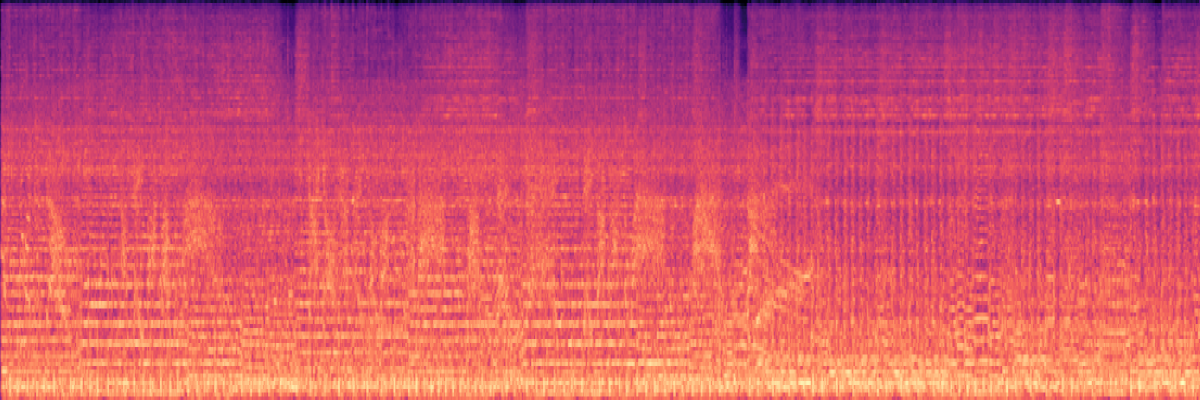
#> input picture out/mel-specs/106199.png, 2400 x 800 px (shown at 1/2 size); its folder holds only this picture in this run
$ python mel-spec.py   (older library calls are emulated)
#> lines starting #> are read from the running program, lines starting #| are printed output that depends on the picture
# Check full librosa spectrogram tutorial in the following IPython notebook:
# http://nbviewer.jupyter.org/github/bmcfee/librosa/blob/master/examples/LibROSA%20demo.ipynb

import librosa

import numpy as np
import scipy.misc
import os
import time
import argparse
from PIL import Image

music_dir = '../data/fma_medium/'      # directory where you extracted FMA dataset with .mp3s
spectr_dir = '../in/mel-specs/'
spectr_template = '../in/mel-specs/{}'
logs_file = '../out/logs/mel-spec.log'

regenerate = False


# [67 lines left out: functions __get_subdir, __extract_hpss_melspec, __extract_melspec, not called in this run]


def __unify_img_sizes(min_width, expected_width):
#> called with min_width = 1366, expected_width = 1366
    deleted_cnt = 0
    failed_dlt_cnt = 0
    for subdir, _, files in os.walk(spectr_dir):
        for file in files:
            fpath = os.path.join(subdir, file)
            img = Image.open(fpath)
#> img is the input picture: PIL image 2400x800 RGBA; mean R, G, B, A 208.9, 83.5, 109.4, 255
            width = img.size[0]
#> width = 2400
            height = img.size[1]
#> height = 800
            # no use of problematic spectrograms much shorter than min_width
            if width < min_width:
                try:
                    print('DELETE | {} | {}x{} (width < min_width ({}))'
                          .format(fpath, height, width, min_width))
                    os.remove(fpath)
                    deleted_cnt += 1
                except:
                    print('Error occured while deleting mel-spec')
                    failed_dlt_cnt += 1
                continue
            elif width > expected_width:
                print('CROP | {} | {}x{} -> {}x{} | width > expected_width ({})'
                      .format(fpath, height, width, height, expected_width, expected_width))
#| CROP | out/mel-specs/106199.png | 800x2400 -> 800x1366 | width > expected_width (1366)
                # crop to (height, expected_width) and remove third dimension (channel) to draw grayscale
                img_as_np = np.asarray(img.getdata()).reshape(height, width, -1)[:, :expected_width, :]\
                    .reshape(height, -1)
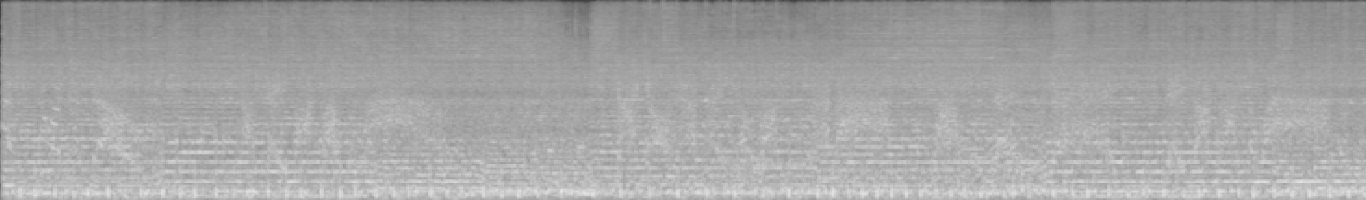
#> img_as_np: shape (800, 5464) int64 (shown at 1/4 size); min 0, max 255, mean 164.4
            elif width < expected_width:
                print('APPEND | {} | {}x{} | min_width ({}) < width < expected_width ({})'
                      .format(fpath, height, width, min_width, expected_width))
                img_as_np = np.asarray(img.getdata()).reshape(height, width, -1)
                # fill in image with black pixels up to (height, expected_width)
                img_as_np = np.hstack((img_as_np.reshape(height, -1), np.zeros((height, expected_width - width))))
            else:
                continue

            # Replace spectrograms
            os.remove(fpath)
            scipy.misc.toimage(img_as_np).save(fpath)

    return deleted_cnt, failed_dlt_cnt


# [18 lines left out: functions __get_times, __log, not called in this run]


if __name__ == '__main__':
    parser = argparse.ArgumentParser()
    parser.add_argument('--regenerate', action='store_true', help='ovewrite existing spectrograms')
    args = parser.parse_args()

    if args.regenerate:
        regenerate = True

    start_time = time.time()

    flogs = open(logs_file, 'a')    # create a file without truncating it in case it exists
    nfiles = sum([len(files) for r, d, files in os.walk(music_dir)])
    ok_cnt = 0
    fail_cnt = 0

    for subdir, _, files in os.walk(music_dir):
        for file in files:
            if file.lower().endswith('.mp3'):
                fpath = os.path.join(subdir, file)
                fname, _ = os.path.splitext(file)         # (filename, extension)
                # check if spectrogram is already generated
                if not regenerate and os.path.isfile(spectr_template.format(fname[:3] + '/' + fname + '.png')):
                    continue
                op_start_time = time.time()
                try:
                    __extract_melspec(fpath, fname)
                except:
                    __log('FAILED')
                    fail_cnt += 1
                    continue
                ok_cnt += 1
                __log('OK')
            else:
                continue

    flogs.close()
    print('Generating spectrogram finished! Generated {}/{} images successfully'.format(ok_cnt, ok_cnt + fail_cnt))

    # aligning spectrograms to the same dimensions to feed convolutional input properly
    deleted, failed_dlt = __unify_img_sizes(1366, 1366)
    print('Finished alinging image sizes! Deleted problematic spectrograms: {}/{}'.format(deleted, deleted+failed_dlt))

$ run again, on out/mel-specs/106277.png
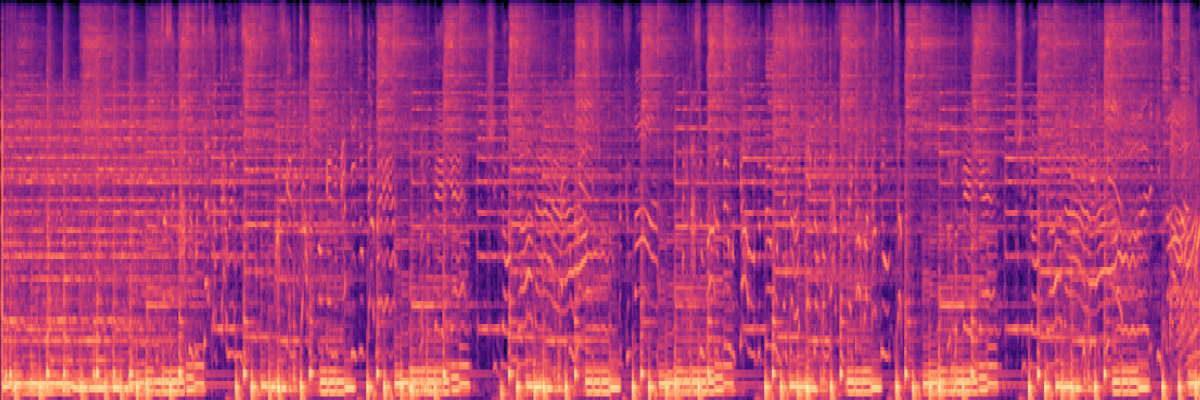
#> input picture out/mel-specs/106277.png, 2400 x 800 px (shown at 1/2 size)
#> in __unify_img_sizes, img is the input picture: PIL image 2400x800 RGBA; mean R, G, B, A 170.8, 56.7, 119.1, 255
#| CROP | out/mel-specs/106277.png | 800x2400 -> 800x1366 | width > expected_width (1366)
#> in __unify_img_sizes, `img_as_np = np.asarray(img.getdata()).reshape(height, width, -1)[:, :e..`:
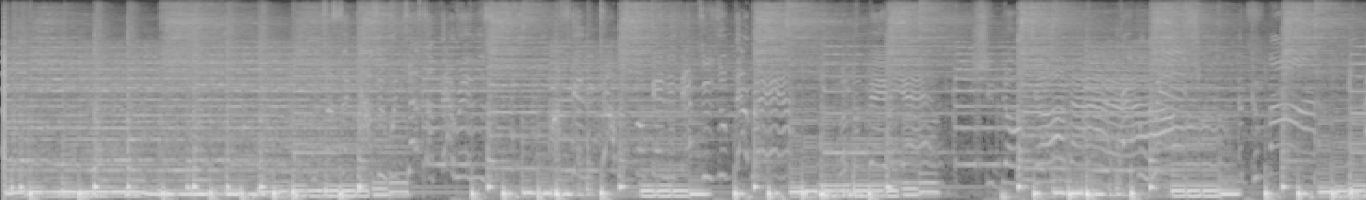
#> img_as_np: shape (800, 5464) int64 (shown at 1/4 size); min 0, max 255, mean 150.6

$ run again, on out/mel-specs/106332.png
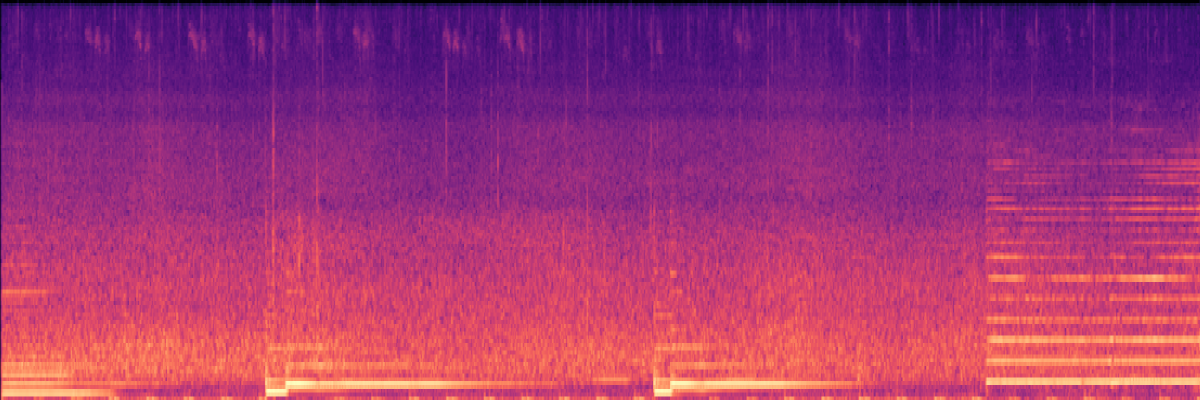
#> input picture out/mel-specs/106332.png, 2400 x 800 px (shown at 1/2 size)
#> in __unify_img_sizes, img is the input picture: PIL image 2400x800 RGBA; mean R, G, B, A 158.4, 52.6, 117.3, 255
#| CROP | out/mel-specs/106332.png | 800x2400 -> 800x1366 | width > expected_width (1366)
#> in __unify_img_sizes, `img_as_np = np.asarray(img.getdata()).reshape(height, width, -1)[:, :e..`:
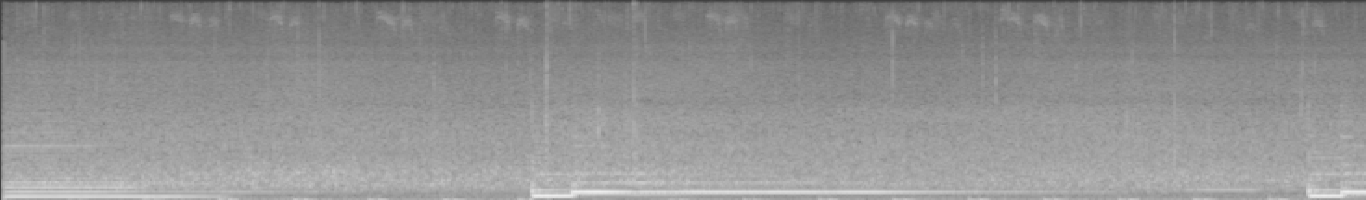
#> img_as_np: shape (800, 5464) int64 (shown at 1/4 size); min 0, max 255, mean 146

$ run again, on out/mel-specs/106338.png
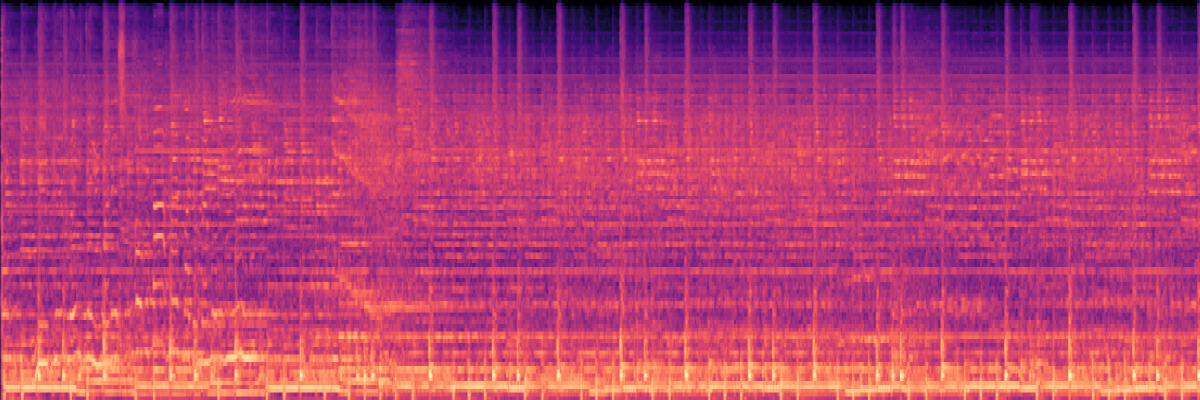
#> input picture out/mel-specs/106338.png, 2400 x 800 px (shown at 1/2 size)
#> in __unify_img_sizes, img is the input picture: PIL image 2400x800 RGBA; mean R, G, B, A 176.4, 61.3, 113.6, 255
#| CROP | out/mel-specs/106338.png | 800x2400 -> 800x1366 | width > expected_width (1366)
#> in __unify_img_sizes, `img_as_np = np.asarray(img.getdata()).reshape(height, width, -1)[:, :e..`:
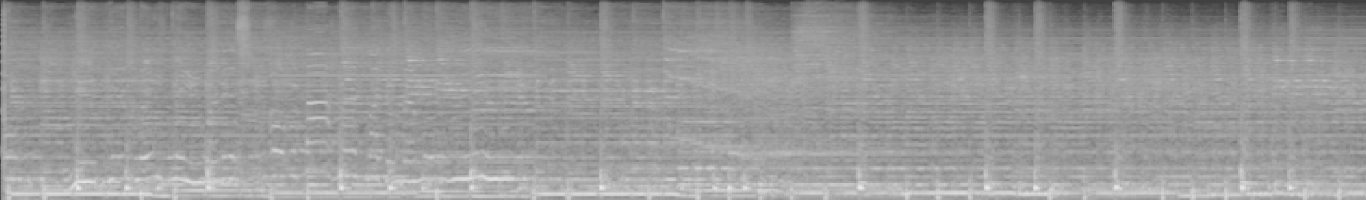
#> img_as_np: shape (800, 5464) int64 (shown at 1/4 size); min 0, max 255, mean 152.2

$ run again, on out/mel-specs/106274.png
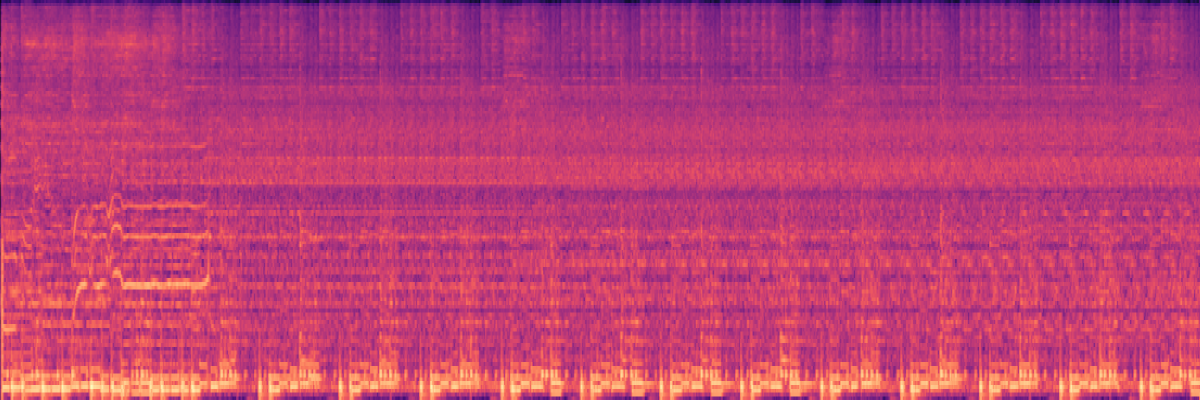
#> input picture out/mel-specs/106274.png, 2400 x 800 px (shown at 1/2 size)
#> in __unify_img_sizes, img is the input picture: PIL image 2400x800 RGBA; mean R, G, B, A 187.8, 62.2, 117.2, 255
#| CROP | out/mel-specs/106274.png | 800x2400 -> 800x1366 | width > expected_width (1366)
#> in __unify_img_sizes, `img_as_np = np.asarray(img.getdata()).reshape(height, width, -1)[:, :e..`:
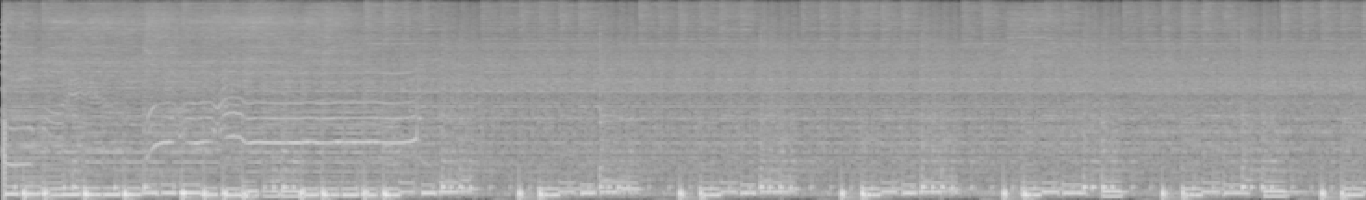
#> img_as_np: shape (800, 5464) int64 (shown at 1/4 size); min 0, max 255, mean 155.9
